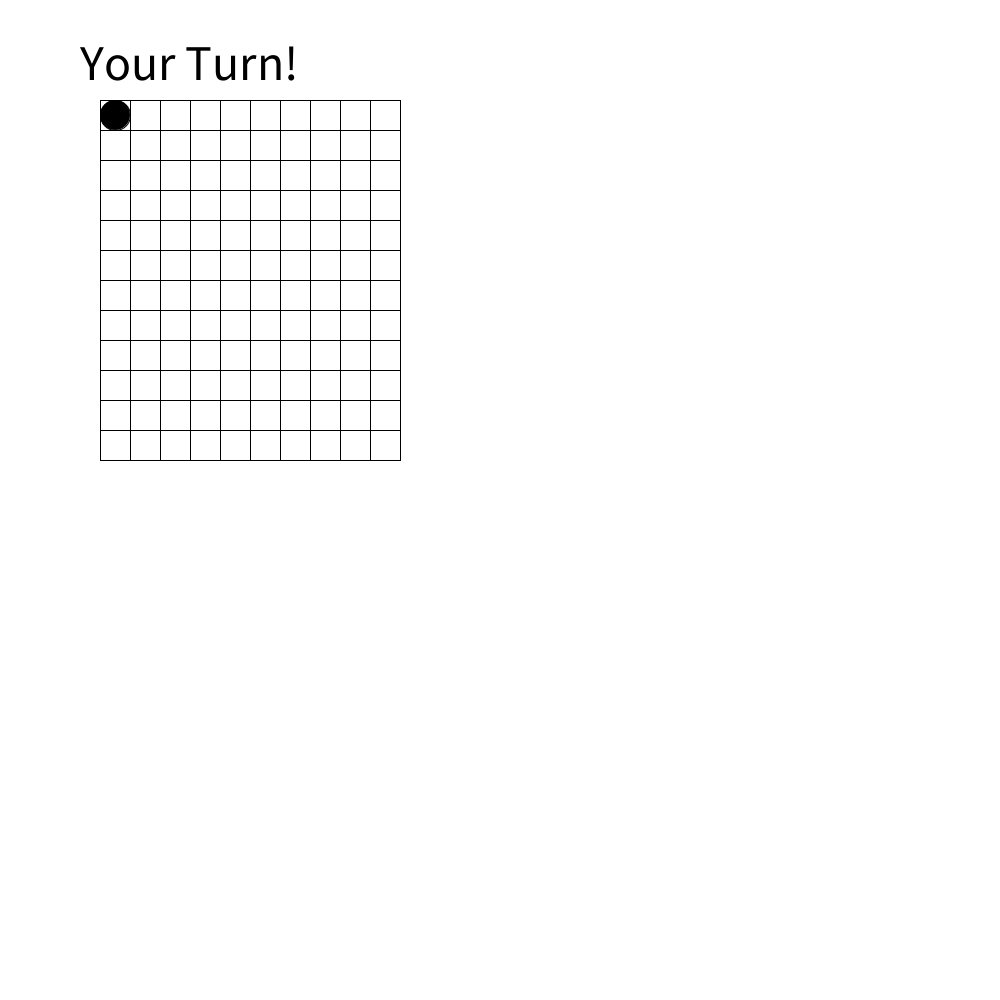
Frame 1 (no input)
Frame 60 (the mouse pressed at the canvas centre just before this capture): identical to frame 1, image omitted
Frame 120 (the mouse held since frame 60 and released just before this capture): identical to frame 1, image omitted

The Processing sketch that drew this single still picture (run headless with seeded random() and noise(); from frame 60 on, the mouse is pressed at the canvas centre):

// Processing sketch: CHOMP
// ── CHOMP.pde
int Width = 600, Height = 600;

int mode;
int count;

void setup(){
  game = new Board(10,12,100, 100);
  mode = 0;
  size(1000, 1000);
}

void draw(){
  background(255, 255, 255);
  if(mode == 0){
    game.draw_turn();
    game.hover(mouseX, mouseY);
    game.drawField();
  }
  else if(mode == 1){
    game.draw_turn();
    count--;
    if(count < 0){
      println(count);
      count = 0;
      mode = 0;
      game.AI();
      if(game.check_game_over() == 1){
        game.game_over();
        mode = 2;
        count = 300;
      }
      else game.change_turn();
    }
    game.drawField();
  }
  else if(mode == 2){
    game.game_over();
  }
}

void keyPressed(){
  if(mode == 2){
    mode = 0;
    game.reset();
  }
}

void mouseClicked(){
  if(game.turn != 0)return;
  int turned = game.select(mouseX, mouseY);
  if(game.check_game_over() == 1){
    game.game_over();
    mode = 2;
    count = 300;
  }
  else if(turned == 1){
    game.change_turn();
    mode = 1;
    count = 100; 
  }
}
// ── DP.pde
int[] dpx = new int[1<<22];
int[] dpy = new int[1<<22];
int[] win = new int[1<<22];
int[] cntbit = new int[1<<22];
void initDp(){
  for(int i = 0;i < (1 << 22);i++){
    win[i] = -1;
    dpx[i] = -1;
    dpy[i] = -1;
    if(i == 0)cntbit[i] = 0;
    else cntbit[i] = cntbit[i/2] + i%2;
  }
  for(int i = 0;i < (1<<22);i++){
    if(cntbit[i] != 10)continue;
    find(i);
  }
}

int[] decreaseDim(int [][] field){
  int[] res = new int[10];
  for(int i = 0;i < 10;i++){
    for(int j = 0;j < 12;j++){
      if(field[i][j] > 0)res[i]++;
    }
  }
  return res;
}

int[] ConvertToArray(int val){
    int[] res = new int[10];
    int now = 0;
    int valu = 12;
    for(int i = 0;i < 22;i++){
      if(val % 2 == 0)valu--;
      else {res[now++] = valu;}
      val /= 2;
    }
    return res;
}

int convertToVal(int[] array){
  int now = 9;
  int val = 0;
  int res = 0;
  for(int i = 0;i < 22;i++){
    res *= 2;
    if(now >= 0 && val == array[now]){
      res++;
      now--;
    }  
    else{
      val++;
    }
  }
  return res;
}

int[] tryField(int[] field, int x, int y){
  int[] res = new int[10];
  for(int i = 0;i < 10;i++)res[i] = field[i];
  for(int i = x;i < 10;i++){
    res[i] = min(res[i], y);
  }
  return res;
}

int find(int val){
  int[] field = ConvertToArray(val);
  int val2 = convertToVal(field);
  //println(val, val2);
  if(win[val] != -1)return win[val];
  if(field[0] == 0){
    return win[val] = 1;
  }
  for(int i = 0;i < 10;i++){
    for(int j = 0;j < field[i];j++){
       if(find(convertToVal(tryField(field, i, j))) == 0){
         dpx[val] = i;
         dpy[val] = j;
         return win[val] = 1;
       }
    }
  }
  return win[val] = 0;
}

// ── Game.pde
class Board{
  int [][] field;
  int n, m;
  int grid_size;
  int turn;
  int left, top;
  int lastx, lasty;
  Board(int _n, int _m, int _l, int _t){
    n = _n;
    m = _m;
    left = _l;
    top = _t;
    grid_size = 30;
    lastx = -1;
    lasty = -1;
    field = new int[n][m];
    for(int i = 0;i < n;i++){
      for(int j = 0;j < m;j++){
        field[i][j] = 1;
      }
    }
    turn = 0;
  }
  
  void draw_grid(int left, int top, int cond){
    if(cond == 0)return;
    if(cond == 1){
      stroke(0,0,0);
      noFill();
      rect(left, top, grid_size, grid_size);
    }
    if(cond == 2){
      stroke(150,150,150);
      fill(150, 150, 150);
      rect(left, top, grid_size, grid_size);  
    }
  }
  
  void drawField(){
    fill(0,0,0);
    ellipse(left + grid_size / 2, top + grid_size / 2, grid_size, grid_size);
    for(int i = 0;i < n;i++){
      for(int j = 0;j < m;j++){
        draw_grid(left + i * grid_size, top + j * grid_size, field[i][j]);
      }
    }
    if(lastx != -1){
      fill(255, 0, 0);
      ellipse(left + lastx * grid_size + grid_size / 2, top + lasty * grid_size + grid_size / 2, grid_size, grid_size);
    }
    
  }
  
  void hover(int x, int y){
    x = (x-left) / grid_size;
    y = (y-left) / grid_size;
    for(int i = 0;i < n;i++){
      for(int j = 0;j < m;j++){
        if(field[i][j] > 0){
          field[i][j] = 1;
        }
      }
    }
    if(x < 0 || n <= x || y < 0 || m <= y)return;
    if(field[x][y] == 0)return;
    for(int i = x;i < n;i++){
      for(int j = y;j < m;j++){
        if(field[i][j] > 0)field[i][j] = 2;
      }
    }
  }
  
  int _select(int x, int y){
    if(x < 0 || n <= x || y < 0 || m <= y)return 0;
    if(field[x][y] == 0)return 0;
    for(int i = x;i < n;i++){
      for(int j = y;j < m;j++){
        field[i][j] = 0;
      }
    }
    lastx = x;
    lasty = y;
    return 1;
  }
  
  int select(int x, int y){
    x = (x-left) / grid_size;
    y = (y-left) / grid_size;
    return _select(x, y);
  }
  
  int check_game_over(){
    if(field[0][0] == 0)return 1;
    else return 0;    
  }
  
  void change_turn(){
    turn ^= 1;
  }
  
  void draw_turn(){
    if(turn == 0){
      fill(0,0,0);
      textSize(50);
      text("Your Turn!", 80, 80);
    }
    else{
      fill(0,0,0);
      textSize(50);
      text("PC Turn!", 80, 80);
    }
    if(lastx != -1){
      fill(255, 0, 0);
      text("last move:(" + lastx + ", " + lasty + ")", 500, 80);
    }
  }

  void game_over(){
    fill(0,0,0);
    textSize(50);
    if(turn == 0){
      text("PC Win!", 80, 80);
    }
    if(turn == 1){
      text("You Win!", 80, 80);
    }
    drawField();
    text("Press Any Key", 80, 500);
  }
  
  void reset(){
    lastx = -1;
    lasty = -1;
    for(int i = 0;i < n;i++){
      for(int j = 0;j < m;j++){
        field[i][j] = 1;
      }
    }
    turn = 0; 
  }
  
  int[][] tryboard(int x, int y){
    int[][] newfield = new int[n][m];
    for(int i = 0;i < n;i++){
      for(int j = 0;j < m;j++){
        if(field[i][j] == 0)newfield[i][j] = 0;
        else newfield[i][j] = 1;
      }
    }
    for(int i = x;i < n;i++){
      for(int j = y;j < m;j++){
        newfield[i][j] = 0;
      }
    }
    return newfield;
  }
  
  int symmetry(int[][] field){
    int x = min(n, m);
    for(int i = 0;i < n;i++){
      for(int j = 0;j < m;j++){
        if(i >= x || j >= x){
          if(field[i][j] == 1)return 0;
          continue;
        }
        if(field[i][j] != field[j][i])return 0;
      }
    }
    return 1;
  }
  
  void AI(){
    int cnt = 0;
    for(int i = 0;i < n;i++){
      for(int j = 0;j < m;j++){
        if(field[i][j] > 0)cnt++;
      }
    }
    int x = 0, y = 0;
    for(int i = 0;i < n;i++){
      for(int j = 0;j < m;j++){
        if(field[i][j] == 0)continue;
        int[][] newfield = tryboard(i, j);
        if(symmetry(newfield) == 1){
          x = i;
          y = j;
        }
      }
    }
    int rand = int(random(cnt));
    if(x == 0 && y == 0){
      for(int i = 0;i < n;i++){
        for(int j = 0;j < m;j++){
          if(field[i][j] == 0)continue;
          rand--;
          if(rand == 0){
            x = i;
            y = j;
          }
        }
      }
    }
    _select(x,y);
  }
}

Board game;
